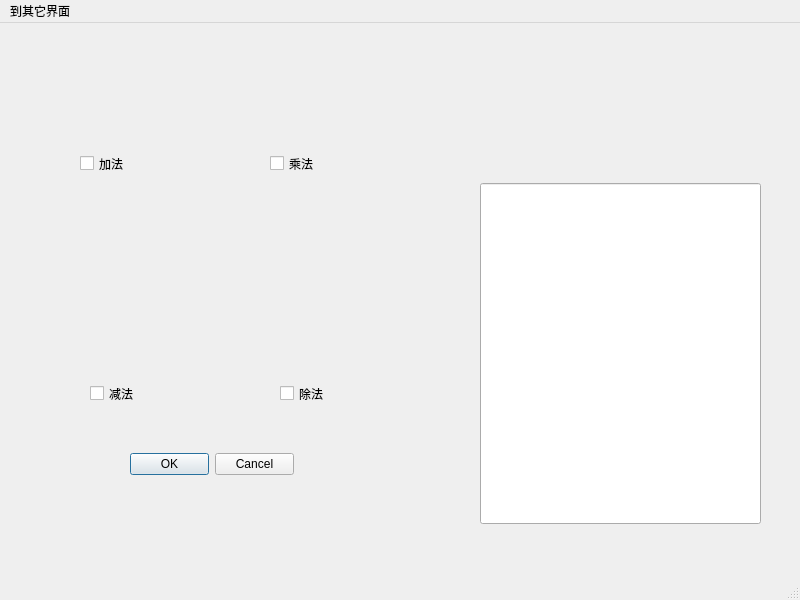
<?xml version="1.0" encoding="UTF-8"?>
<ui version="4.0">
 <class>MainWindow2</class>
 <widget class="QMainWindow" name="MainWindow2">
  <property name="geometry">
   <rect>
    <x>0</x>
    <y>0</y>
    <width>800</width>
    <height>600</height>
   </rect>
  </property>
  <property name="windowTitle">
   <string>MainWindow2</string>
  </property>
  <widget class="QWidget" name="centralwidget">
   <widget class="QCheckBox" name="checkBox">
    <property name="geometry">
     <rect>
      <x>80</x>
      <y>110</y>
      <width>141</width>
      <height>61</height>
     </rect>
    </property>
    <property name="text">
     <string>加法</string>
    </property>
   </widget>
   <widget class="QCheckBox" name="checkBox_2">
    <property name="geometry">
     <rect>
      <x>270</x>
      <y>110</y>
      <width>141</width>
      <height>61</height>
     </rect>
    </property>
    <property name="text">
     <string>乘法</string>
    </property>
   </widget>
   <widget class="QCheckBox" name="checkBox_3">
    <property name="geometry">
     <rect>
      <x>280</x>
      <y>340</y>
      <width>141</width>
      <height>61</height>
     </rect>
    </property>
    <property name="text">
     <string>除法</string>
    </property>
   </widget>
   <widget class="QCheckBox" name="checkBox_4">
    <property name="geometry">
     <rect>
      <x>90</x>
      <y>340</y>
      <width>141</width>
      <height>61</height>
     </rect>
    </property>
    <property name="text">
     <string>减法</string>
    </property>
   </widget>
   <widget class="QLineEdit" name="lineEdit_6">
    <property name="geometry">
     <rect>
      <x>480</x>
      <y>160</y>
      <width>281</width>
      <height>341</height>
     </rect>
    </property>
    <property name="text">
     <string/>
    </property>
   </widget>
   <widget class="QDialogButtonBox" name="buttonBox">
    <property name="geometry">
     <rect>
      <x>130</x>
      <y>430</y>
      <width>164</width>
      <height>23</height>
     </rect>
    </property>
    <property name="standardButtons">
     <set>QDialogButtonBox::StandardButton::Cancel|QDialogButtonBox::StandardButton::Ok</set>
    </property>
   </widget>
  </widget>
  <widget class="QMenuBar" name="menubar">
   <property name="geometry">
    <rect>
     <x>0</x>
     <y>0</y>
     <width>800</width>
     <height>33</height>
    </rect>
   </property>
   <widget class="QMenu" name="menu">
    <property name="title">
     <string>到其它界面</string>
    </property>
    <addaction name="actionw"/>
    <addaction name="action"/>
   </widget>
   <addaction name="menu"/>
  </widget>
  <widget class="QStatusBar" name="statusbar"/>
  <action name="actionw">
   <property name="text">
    <string>第一个界面</string>
   </property>
  </action>
  <action name="action">
   <property name="text">
    <string>第三个界面</string>
   </property>
  </action>
 </widget>
 <resources/>
 <connections/>
</ui>
